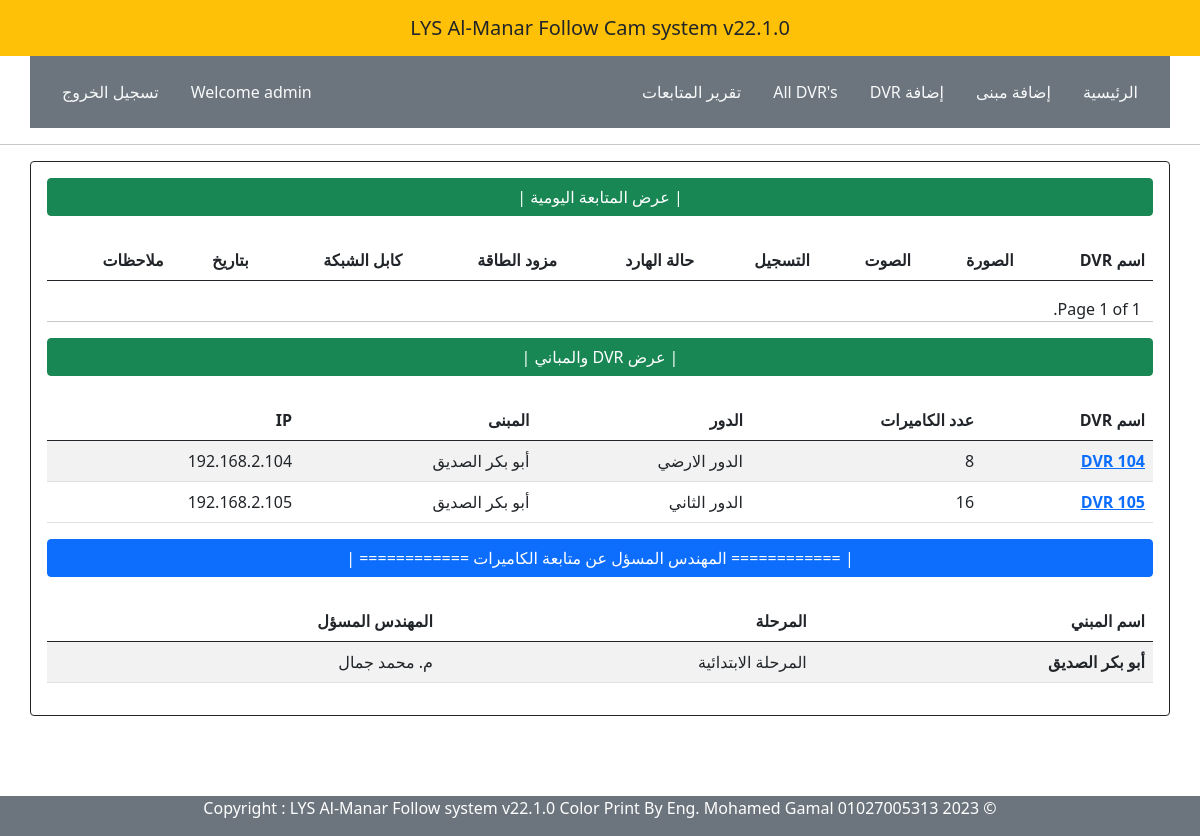
The app's page / (signed in), older data.
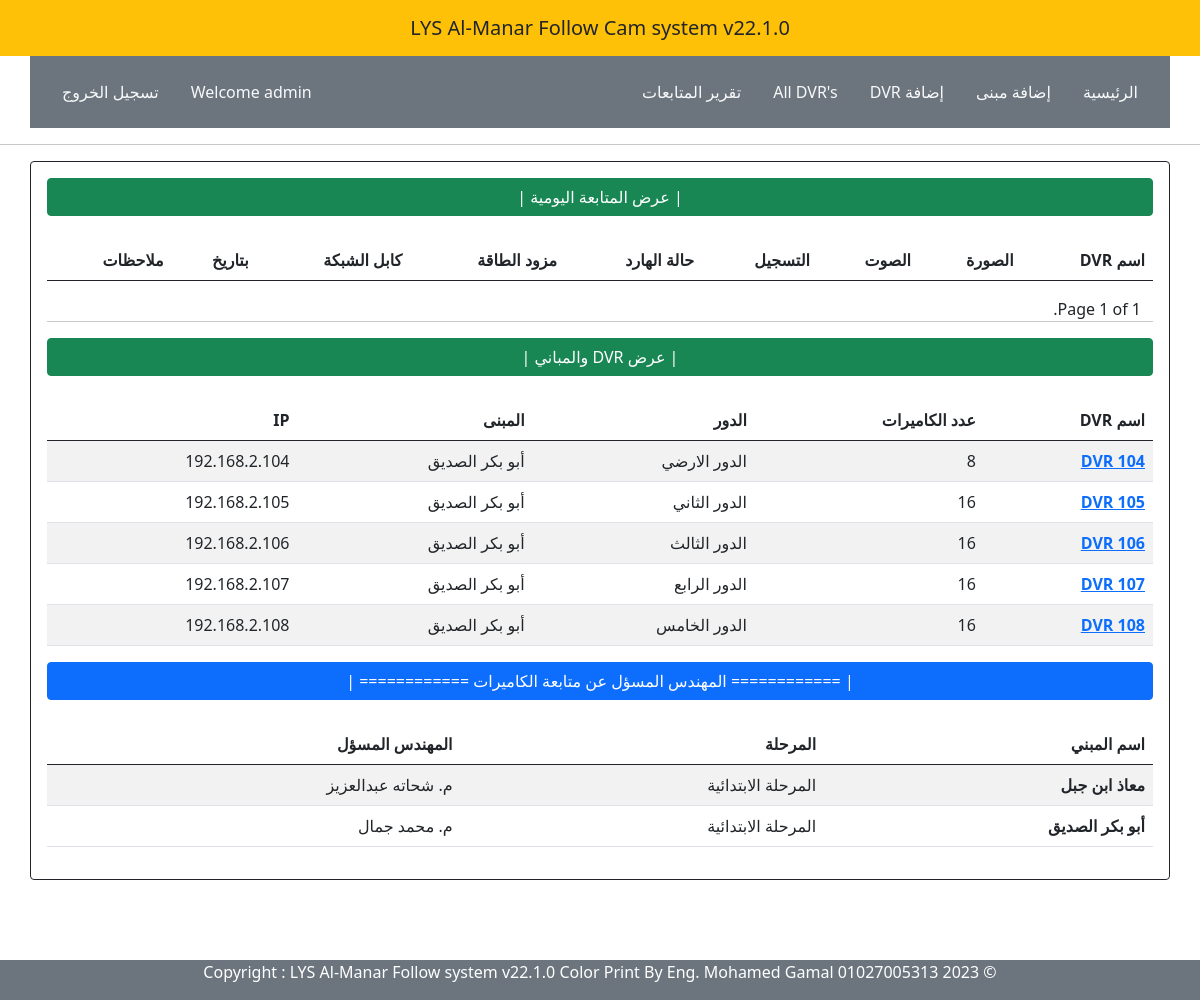
The same page, newer data.
### follow/models.py (models this page shows, shortened)
class Add_DVR(models.Model):
    name            = models.CharField(max_length=30, null=True, blank=True)
    floor           = models.CharField(max_length=30, null=True, blank=True)
    ips             = models.CharField(max_length=30, null=True, blank=True)
    ports           = models.CharField(max_length=30, null=True, blank=True)
    build           = models.ForeignKey('Building',on_delete=models.CASCADE)

class Building(models.Model):
    b_name          = models.CharField(choices=BUILDING,max_length=30, null=True, blank=True)
    stage           = models.CharField(max_length=30, null=True, blank=True)
    it_support      = models.CharField(choices=ITSUPPORT,max_length=30, null=True, blank=True)
    user            = models.OneToOneField(User, on_delete=models.CASCADE, null=True)
    def __str__(self) -> str:
        return self.b_name or ''

### home/views.py (the view)
# urls.py: 2. Add a URL to urlpatterns:  path('', views.home, name='home')
@login_required(login_url='user-login')
@cache_control(no_cache=True, must_revalidate=True, no_store=True)
def home(request):
    all_dvr1         = Add_DVR.objects.all().order_by('name')
    all_dvr2         = Building.objects.all().order_by('-b_name')
    follow_results = Follow.objects.filter(created_at__date=date.today())
    paginator = Paginator(follow_results, 10)  # Show 10 results per page
    page = request.GET.get('page')
    try:
        follow_results = paginator.page(page)
    except PageNotAnInteger:
        follow_results = paginator.page(1)
    except EmptyPage:
        follow_results = paginator.page(paginator.num_pages)
    context = {
        'all_dvr1' : all_dvr1,
        'all_dvr2' : all_dvr2,
        'follow_results': follow_results,
    }
    return render(request, 'home/home.html', context)

### templates/home/home.html (shortened to what this page needs)
{% extends 'parties/base.html' %}
{% load crispy_forms_tags %}
{% load static %}
{% block content %}
<div class='container'>
{% if user.is_authenticated and user.is_staff and user.is_superuser %}
<div class="row mt-2 card border-dark p-3" >
    <span class="btn btn-success mb-4" style="cursor: default">
        &nbsp; &nbsp; | عرض المتابعة اليومية |  &nbsp; &nbsp;
</span>
<table class="table table-striped table-hover">
    <thead>
      <tr>
        <th scope="col">اسم DVR</th>
        <th scope="col">الصورة </th>
        <th scope="col">الصوت</th>
        <th scope="col">التسجيل</th>
        <th scope="col">حالة الهارد</th>
        <th scope="col">مزود الطاقة</th>
        <th scope="col">كابل الشبكة</th>
        <th scope="col">بتاريخ</th>
        <th scope="col">ملاحظات</th>
      </tr>
    </thead>
  </table>
  <div class="pagination">
    <span class="step-links">
        <span class="current">
            Page {{ follow_results.number }} of {{ follow_results.paginator.num_pages }}.
        </span>
    </span>
</div>
<hr>
<span class="btn btn-success mb-4" style="cursor: default">
    &nbsp; &nbsp; | عرض DVR والمباني |  &nbsp; &nbsp;
</span>
<table class="table table-striped table-hover">
    <thead>
      <tr>
        <th scope="col">اسم DVR</th>
        <th scope="col">عدد الكاميرات</th>
        <th scope="col">الدور</th>
        <th scope="col">المبنى</th>
        <th scope="col">IP</th>
      </tr>
    </thead>
    <tbody class="table-group-divider">
        {% for add in all_dvr1 %}
      <tr>
        <th scope="row"><a href="{% url 'about_dvr' add.pk %}">{{ add.name }}</a></th>
        <td>{{ add.ports }}</td>
        <td>{{ add.floor }}</td>
        <td>{{ add.build }}</td>
        <td>{{ add.ips }}</td>
        {% endfor %}
      </tr>
    </tbody>
  </table>
    <span class="btn btn-primary mb-4" style="cursor: default">
        &nbsp; &nbsp; | ============  المهندس المسؤل عن متابعة الكاميرات ============ |  &nbsp; &nbsp;
    </span>
    <table class="table table-striped table-hover">
      <thead>
        <tr>
          <th scope="col">اسم المبني</th>
          <th scope="col">المرحلة </th>
          <th scope="col">المهندس المسؤل</th>
        </tr>
      </thead>
      <tbody class="table-group-divider">
        {% for add in all_dvr2 %}
        <tr>
          <th >{{ add.b_name }}</th>
          <td>{{ add.stage }}</td>
          <td scope="row">{{ add.it_support }}</td>
          {% endfor %}
      </tr>
    </tbody>
  </table>
</div>
<br>
</div>
<br>
<br>
<br>
<br>
</div>
{% endif %}
{% endblock content %}

Row changes from the older to the newer data that the page shows:
added Add_DVR: name "DVR 106", ports "16", floor "الدور الثالث", build "أبو بكر الصديق", ips "192.168.2.106"
added Add_DVR: name "DVR 107", ports "16", floor "الدور الرابع", build "أبو بكر الصديق", ips "192.168.2.107"
added Add_DVR: name "DVR 108", ports "16", floor "الدور الخامس", build "أبو بكر الصديق", ips "192.168.2.108"
added Building: b_name "معاذ ابن جبل", stage "المرحلة الابتدائية", it_support "م. شحاته عبدالعزيز"
